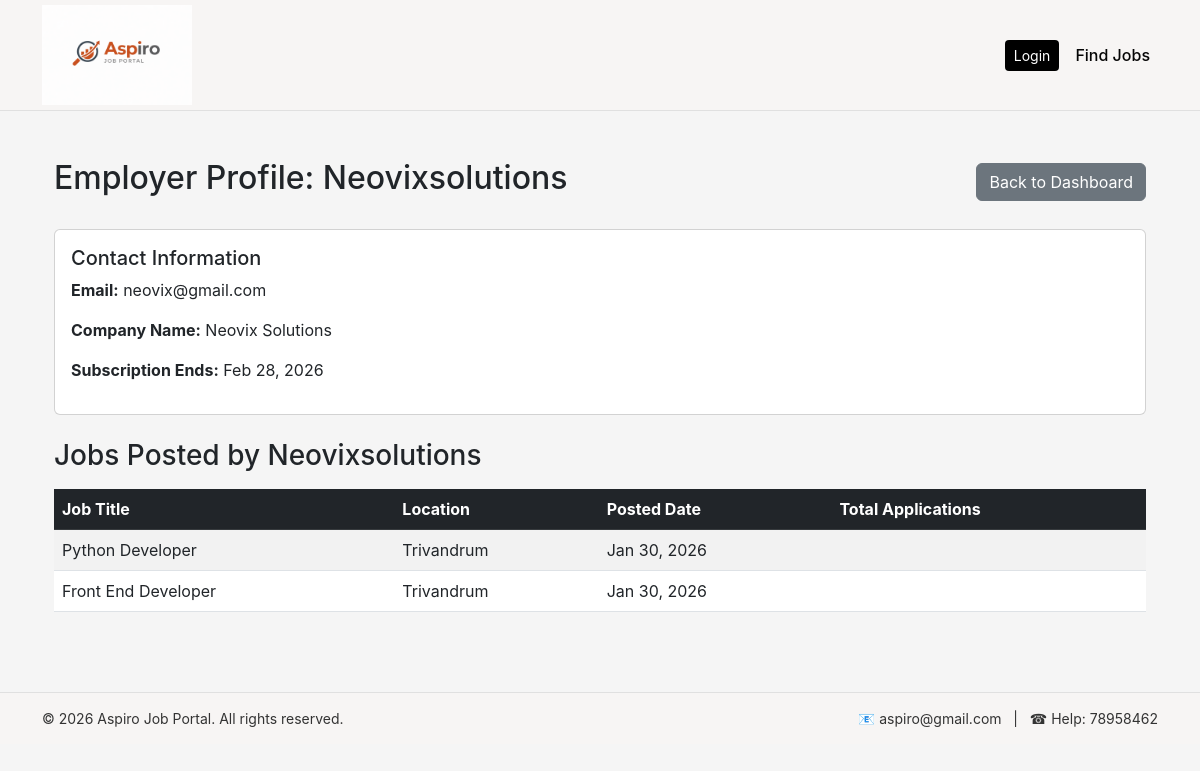
The app's page /dashboard/admin/employer/1/ with its own data.
### accounts/models.py (models this page shows, shortened)
class EmployerProfile(models.Model):
    user = models.OneToOneField(User, on_delete=models.CASCADE, related_name='employerprofile')
    company_name = models.CharField(max_length=200)
    description = models.TextField()
    paid = models.BooleanField(default=False)
    signup_date = models.DateTimeField(auto_now_add=True)
    subscription_end = models.DateTimeField(null=True, blank=True)

class User(AbstractUser):
    ROLE_CHOICES = (
        ('admin', 'Admin'),
        ('employer', 'Employer'),
        ('employee', 'Employee'),
    )
    role = models.CharField(max_length=20, choices=ROLE_CHOICES, default='employee')

### jobs/models.py (models this page shows, shortened)
class Job(models.Model):
    employer = models.ForeignKey('accounts.EmployerProfile', on_delete=models.CASCADE, related_name='jobs')
    title = models.CharField(max_length=200)
    description = models.TextField()
    location = models.CharField(max_length=200)
    salary = models.CharField(max_length=100)
    posted_at = models.DateTimeField(auto_now_add=True)
    is_active = models.BooleanField(default=True)

### dashboard/views.py (the view)
# urls.py: path('admin/employer/<int:employer_id>/', views.admin_view_employer, name='admin_view_employer'),
def admin_view_employer(request, employer_id):
    employer = get_object_or_404(EmployerProfile, id=employer_id)
    jobs = Job.objects.filter(employer=employer)  # Make sure Job model has 'employer' FK
    context = {
        'employer': employer,
        'jobs': jobs
    }
    return render(request, 'dashboard/admin_view_employer.html', context)

### dashboard/templates/dashboard/admin_view_employer.html
{% extends "base.html" %}
{% block content %}
<div class="container mt-5">
    <div class="d-flex justify-content-between align-items-center mb-4">
        <h2>Employer Profile: {{ employer.user.username }}</h2>
        <a href="{% url 'dashboard:admin_dashboard' %}" class="btn btn-secondary">Back to Dashboard</a>
    </div>
    <div class="card mb-4">
        <div class="card-body">
            <h5 class="card-title">Contact Information</h5>
            <p><strong>Email:</strong> {{ employer.user.email|default:"Not Provided" }}</p>
            <p><strong>Company Name:</strong> {{ employer.company_name|default:"Not Provided" }}</p>
            <p><strong>Subscription Ends:</strong> {{ employer.subscription_end|date:"M d, Y"|default:"N/A" }}</p>
        </div>
    </div>
    <h3>Jobs Posted by {{ employer.user.username }}</h3>
    <table class="table table-striped mt-3">
        <thead class="table-dark">
            <tr>
                <th>Job Title</th>
                <th>Location</th>
                <th>Posted Date</th>
                <th>Total Applications</th>
            </tr>
        </thead>
        <tbody>
            {% if jobs %}
                {% for job in jobs %}
                <tr>
                    <td>{{ job.title }}</td>
                    <td>{{ job.location }}</td>
                    <td>{{ job.posted_at|date:"M d, Y" }}</td>
                    <td>{{ job.total_applications }}</td>
                </tr>
                {% endfor %}
            {% else %}
                <tr>
                    <td colspan="4" class="text-center">This employer hasn't posted any jobs yet.</td>
                </tr>
            {% endif %}
        </tbody>
    </table>
</div>
{% endblock %}

### templates/base.html (style rules this page uses)
body { font-family: "Inter", sans-serif; background-color: #f5f5f5; }

### records on screen
EmployerProfile: user.username "Neovixsolutions", user.email "neovix@gmail.com", company_name "Neovix Solutions", subscription_end "Feb 28, 2026"
Job: title "Python Developer", location "Trivandrum", posted_at "Jan 30, 2026"
Job: title "Front End Developer", location "Trivandrum", posted_at "Jan 30, 2026"
